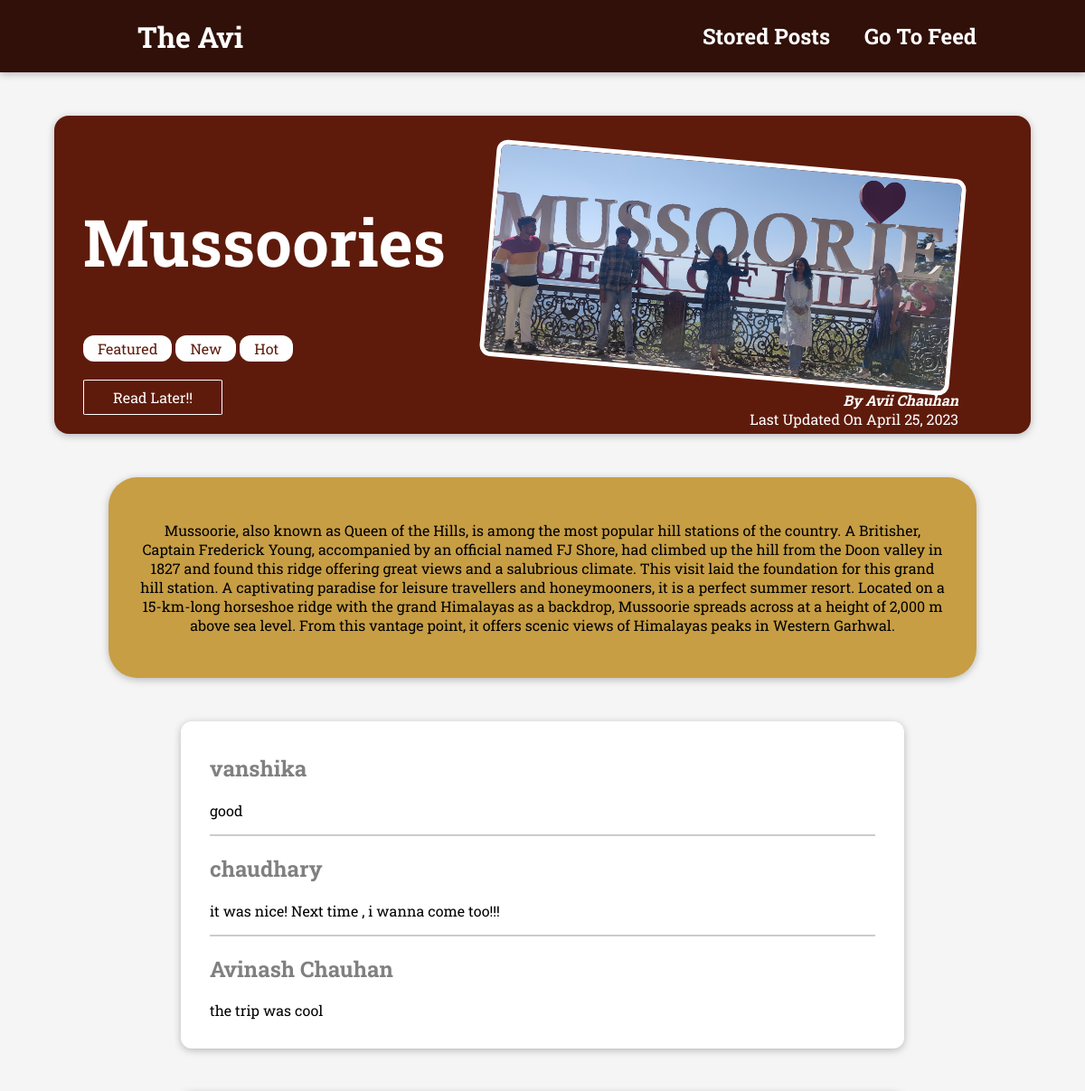
The app's page /posts/mussoorie (upper part), older data.
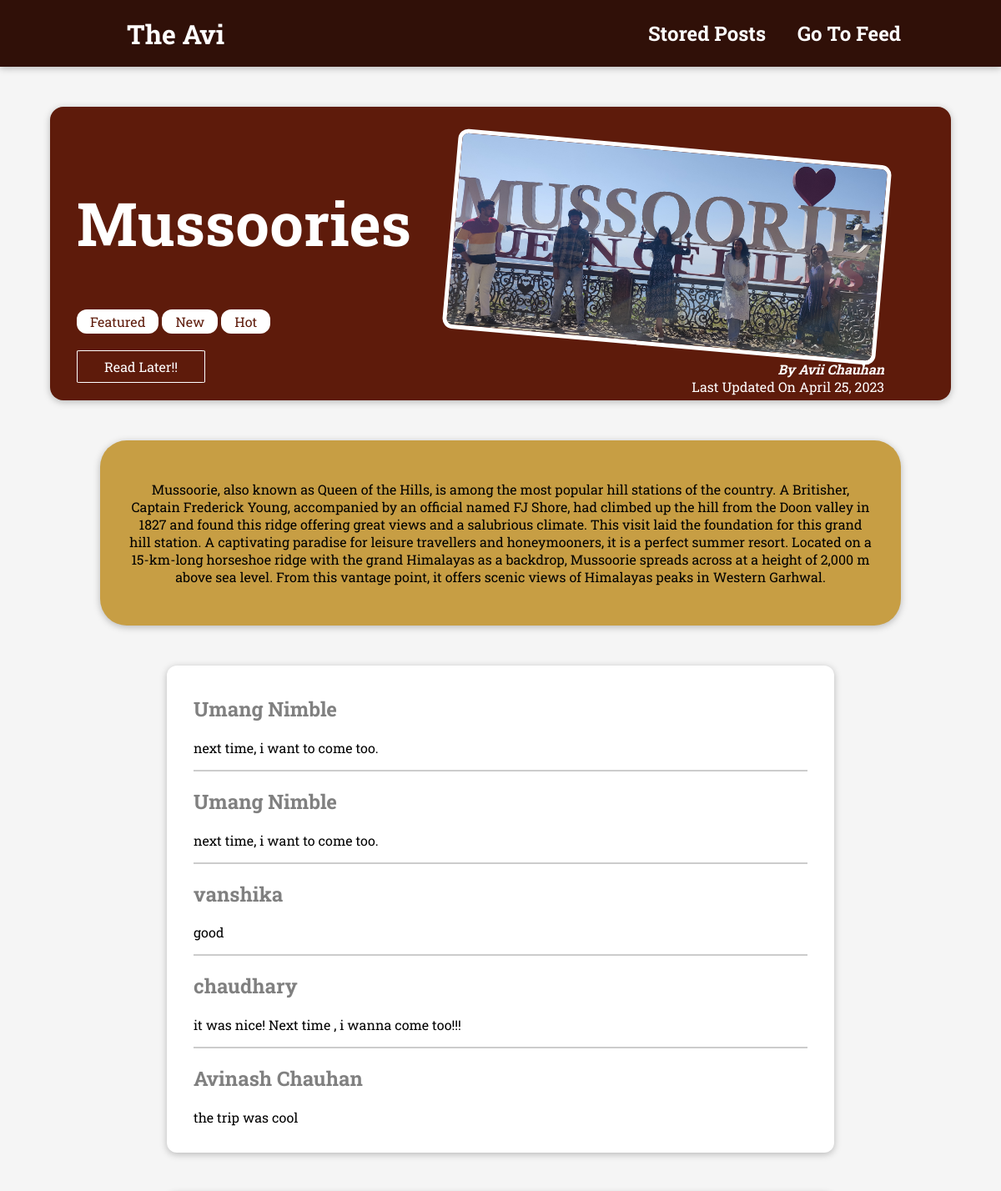
The same page, newer data.
### aviBlog/models.py (models this page shows, shortened)
class Post(models.Model):
    title = models.CharField(max_length=150)
    excerpt = models.CharField(max_length=250)
    image_name = models.ImageField(upload_to="posts", null=True)
    date = models.DateField(auto_now=True)
    slug = models.SlugField(unique=True, db_index=True)
    content = models.TextField(validators=[MinLengthValidator(10)])
    author= models.ForeignKey(Author,null=True, on_delete=models.SET_NULL, related_name="posts")
    tags= models.ManyToManyField(Tag)

class Tag(models.Model):
    caption= models.CharField(max_length=20)

class Author(models.Model):
    first_name=models.CharField(max_length=50)
    last_name=models.CharField(max_length=50)
    email_address= models.EmailField()
    def __str__(self):
        return f"{self.first_name} {self.last_name}"

class Comment(models.Model):
    user_name=models.CharField(max_length=20)
    user_email=models.EmailField()
    text= models.TextField(max_length=405)
    post=models.ForeignKey(Post, on_delete=models.CASCADE, related_name="comments")

### aviBlog/views.py (the view, shortened to what this page needs)
# urls.py: path("posts/<slug:slug>", views.SinglePostView.as_view() ,name="post-detail-page"),
class SinglePostView(View):
    def is_stored_post(self, request, post_id):
        stored_posts=request.session.get("stored_posts")
        if stored_posts is not None:
            is_saved_for_later=post_id in stored_posts
        else:
            is_saved_for_later=False
        return is_saved_for_later
    def get(self,request,slug):
        post=Post.objects.get(slug=slug)
        context={
            "post":post,
            "post_tags":post.tags.all(),
            "comment_form":CommentForm(),
            "comments":post.comments.all().order_by("-id"),
            "saved_for_later":self.is_stored_post(request, post.id)
        }
        return render(request,"aviBlog/postdetail.html", context)

### aviBlog/templates/aviBlog/postdetail.html (shortened to what this page needs)
{% extends 'base.html' %}
{% load static %}
{% block css_files %}
    <link rel="stylesheet" href="{% static 'aviBlog/postdetail.css' %}">
{% endblock  %}
{% block body_block%}
<section id="summary">
    <h2>{{post.title}}</h2>
    <div>
        {% for tag in post_tags %}
            <span class="tag">{{tag.caption}}</span>
        {% endfor %}
    </div>
    <div id="read-later">
        <form action="{% url "read-later" %}" method="POST">
        <button>
            {% if saved_for_later %}
            Remove from Read Later!
            {% else %}
            Read Later!!
            {% endif %}
            </button>
        </form>
    </div>
    <article>
        <img src="{{post.image_name.url}}" alt={{post.title}}/>
        <address>By <a href="mailto:{{post.author.email_address}}">{{post.author|title}}</a></address>
        <div>
            Last Updated On <time> {{post.date}}</time>
        </div>
    </article>
</section>
<main id="content">
    <p>
        {{post.content}}
    </p>
</main>
<section id="comments">
    <ul>
        {% for comment in comments %}
        <li>
            <h2>
                {{comment.user_name}}
            </h2>
            <p>
                {{comment.text}}
            </p>
        </li>
        {% endfor %}
    </ul>
</section>
{% endblock %}

### templates/base.html (shortened to what this page needs)
{% load static %}
<html>
    <head>
        <link rel="stylesheet" href="{% static "app.css" %}">
        {% block css_files %}{% endblock  %}
        <link rel="stylesheet" href="">
    </head>
    <body>
        <header id="main-navigation">
            <h1>
               <a href="{% url 'starting-page' %}"> The Avi</a>
            </h1>
            <nav>
               <h2>
               <a href="{% url 'read-later' %}"> Stored Posts </a>
               <a href="{% url 'post-feed-page' %}"> Go To Feed </a>
               </h2>
            </nav>
         </header>
        {% block body_block %}{% endblock  %}
    </body>
</html>

### static/app.css (style rules this page uses)
* { box-sizing: border-box; }
html { font-family: 'Roboto Slab', serif; }
body { margin: 0; }
h1, h2, h3 { font-family: 'Roboto Slab', serif; font-weight:bold; }
#main-navigation { width: 100%; height: 5rem; display: flex; justify-content: space-between; align-items: center; padding: 0 10%; position: absolute; top: 0; left: 0; }
#main-navigation a { text-decoration: none; color: white; font-weight: bold; margin-left: 2rem; }
#main-navigation h1,h2 a:hover, #main-navigation h1,h2 a:active { color: white; }

### aviBlog/static/aviBlog/postdetail.css (style rules this page uses)
body { background-color: whitesmoke; }
#main-navigation { background-color: #301008; box-shadow: 0 2px 8px rgba(0, 0, 0, 0.25); }
#summary { margin: 8rem auto 3rem auto; padding: 2rem; width: 90%; max-width: 90rem; border-radius: 16px; background-color: #5e1b0b; position: relative; box-shadow: 0 2px 8px rgba(0, 0, 0, 0.25); height: 22rem; }
#summary h2 { color: white; font-size: 4.5rem; }
#summary article { position: absolute; top: 2rem; right: 3rem; padding: 1rem 2rem; border-radius: 12px; text-align: right; color: white; }
#summary article img { height: 15rem; border-radius: 12px; transform: rotateZ(5deg); border: 5px solid white; margin-bottom: 1rem; }
#summary address { font-weight: bold; }
#summary time { font-weight: bold; }
#summary a { color: white; text-decoration: none; }
.tag { background-color: white; color: #5e1b0b; padding: 0.25rem 1rem; border-radius: 12px; }
#content { margin: 2rem auto; box-shadow: azure; border-radius: 2rem; text-align: center; padding: 2rem; width: 60rem; background-color: rgb(199, 158, 68); box-shadow: 0 2px 8px rgba(0,0,0,0.25); }
#content p { color: rgb(0, 0, 0); }
#comments { width: 50rem; max-width: 90%; margin: 3rem auto; border-radius: 12px; background-color: white; box-shadow: 0 2px 8px rgba(0,0,0,0.25); padding: 1rem 2rem; }
#comments ul { list-style: none; margin: 0; padding: 0; }
#comments li { margin-bottom: 1rem; border-bottom: 2px solid #ccc; }
#comments li:last-of-type { border-bottom: none; }
#comments h2 { color: grey; }
#read-later { margin: 1.5rem 0; }
#read-later button { background-color:transparent ; font: inherit; color: white; border: 1px solid white; padding: 0.5rem 2rem; cursor:pointer; border-radius: 3%; }

Row changes from the older to the newer data that the page shows:
added Comment: user_name "Umang Nimble", text "next time, i want to come too."
added Comment: user_name "Umang Nimble", text "next time, i want to come too."
